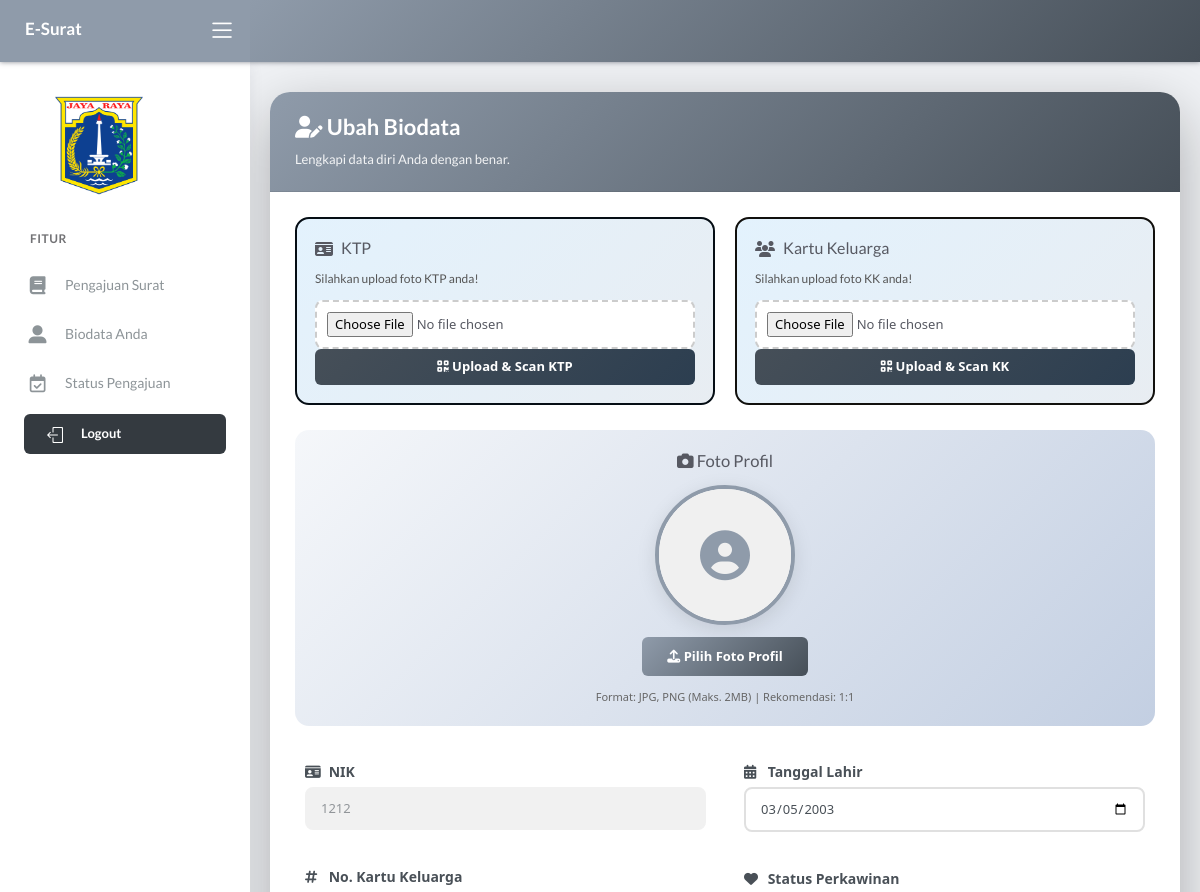
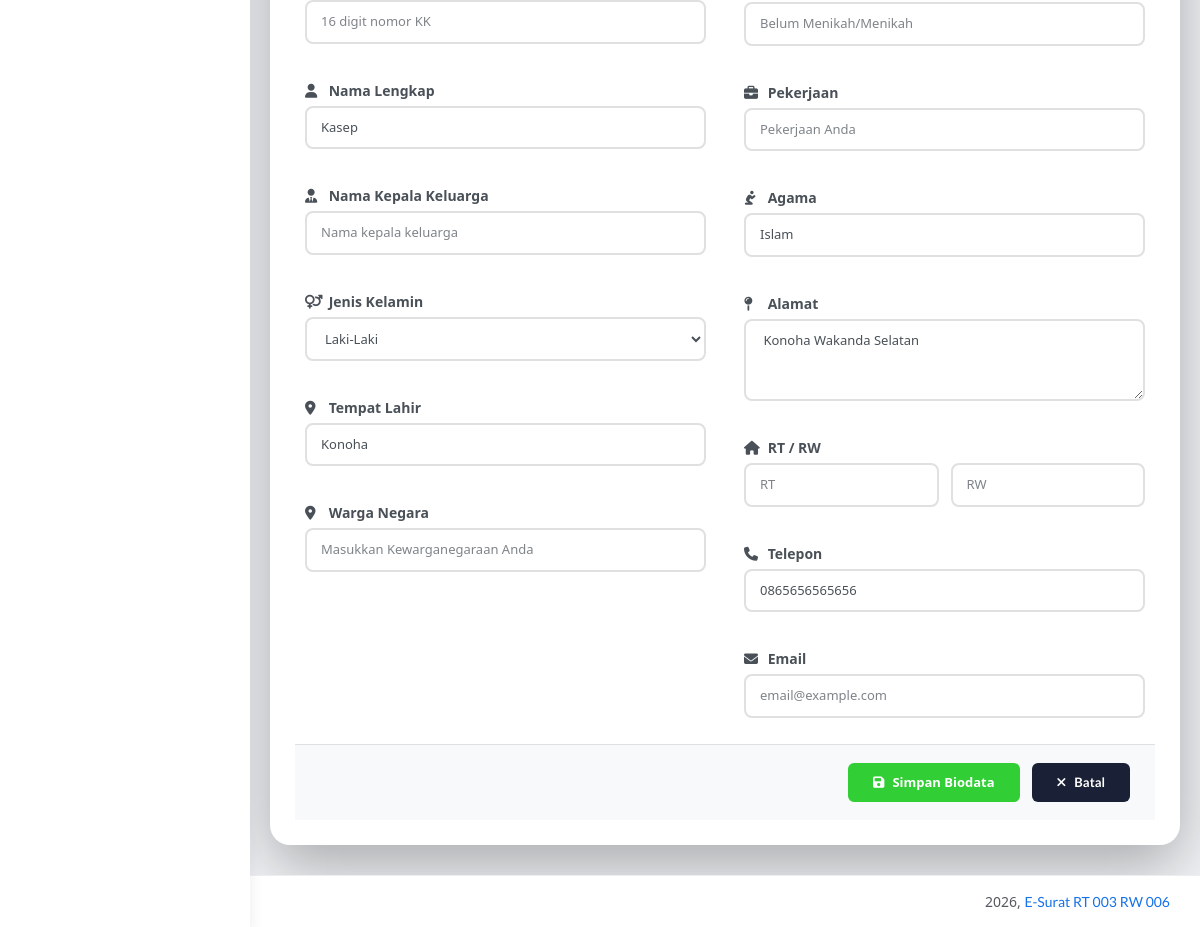
/demo1/main.php?halaman=ubah_pemohon&nik=1212 (signed in), run on the app's committed database (2 pictures, top to bottom).
### tables this page shows
CREATE TABLE `data_user` (
  `nik` varchar(16) NOT NULL,
  `password` varchar(225) NOT NULL,
  `hak_akses` varchar(225) NOT NULL,
  `nama` varchar(30) NOT NULL,
  `tanggal_lahir` date NOT NULL,
  `tempat_lahir` varchar(30) NOT NULL,
  `jekel` varchar(20) NOT NULL,
  `agama` varchar(20) NOT NULL,
  `alamat` text NOT NULL,
  `telepon` varchar(13) NOT NULL,
  `status_warga` varchar(30) NOT NULL
);

### demo1/ubah_pemohon.php (the view, shortened to what this page needs)
<?php
include '../konek.php';
$session_nik = $_SESSION['nik'] ?? '1234';
$query = "SELECT * FROM data_user WHERE nik = '$session_nik'";
$result = mysqli_query($konek, $query);
$data = mysqli_fetch_assoc($result);
$nik_db = $data['nik'] ?? '';
$nama_db = $data['nama'] ?? '';
$no_kk_db = $data['no_kk'] ?? '';
$nama_kk_db = $data['nama_kk'] ?? '';
$tempat_db = $data['tempat_lahir'] ?? '';
$tanggal_db = $data['tanggal_lahir'] ?? '';
$jekel_db = $data['jekel'] ?? '';
$agama_db = $data['agama'] ?? '';
$alamat_db = $data['alamat'] ?? '';
$rt_db = $data['rt'] ?? '';
$rw_db = $data['rw'] ?? '';
$pekerjaan_db = $data['pekerjaan'] ?? '';
$status_perkawinan_db = $data['status_perkawinan'] ?? '';
$warga_negara_db = $data['warga_negara'] ?? '';
$telepon_db = $data['telepon'] ?? '';
$email_db = $data['email'] ?? '';
$foto_profil_db = $data['foto_profil'] ?? '';
$ocr_data = $_SESSION['ocr_data'] ?? [];
$kk_data = $_SESSION['kk_data'] ?? [];
$nik = $nik_db;
$nama = $ocr_data['nama'] ?? $nama_db;
$no_kk = $kk_data['no_kk'] ?? $no_kk_db;
$nama_kk = $kk_data['nama_kk'] ?? $nama_kk_db;
$tempat = $ocr_data['tempat_lahir'] ?? $tempat_db;
$tanggal = $ocr_data['tanggal_lahir'] ?? $tanggal_db;
$jekel = $ocr_data['jekel'] ?? $jekel_db;
$agama = $ocr_data['agama'] ?? $agama_db;
$alamat = $ocr_data['alamat'] ?? $alamat_db;
$rt = $ocr_data['rt'] ?? $rt_db;
$rw = $ocr_data['rw'] ?? $rw_db;
$pekerjaan = $ocr_data['pekerjaan'] ?? $pekerjaan_db;
$status_perkawinan = $ocr_data['status_perkawinan'] ?? $status_perkawinan_db;
$warga_negara = $ocr_data['warga_negara'] ?? $warga_negara_db;
$telepon = $telepon_db;
$email = $email_db;
$foto_profil = $foto_profil_db;
?>
<!DOCTYPE html>
<html lang="id">
<head>
    <link href="css/sweetalert.css" rel="stylesheet" type="text/css">
    <link rel="stylesheet" href="https://cdnjs.cloudflare.com/ajax/libs/font-awesome/6.4.0/css/all.min.css">
</head>
<body>
<div class="page-inner">
    <div class="main-card">
        <div class="card-header">
            <h3><i class="fas fa-user-edit"></i> Ubah Biodata</h3>
            <p>Lengkapi data diri Anda dengan benar.</p>
        </div>
        <div class="card-body">
            <form method="POST" enctype="multipart/form-data" action="">
                <div class="scan-grid">
                    <div class="scan-card ktp">
                        <h4><i class="fas fa-id-card"></i> KTP</h4>
                        <p>Silahkan upload foto KTP anda!</p>
                        <div class="file-input-wrapper">
                            <input type="file" name="foto_ktp_scan" accept="image/*" >
                        </div>
                        <button type="submit" name="submit_scan_ktp" class="btn-scan">
                            <i class="fas fa-qrcode"></i> Upload & Scan KTP
                        </button>
                    </div>
                    <div class="scan-card kk">
                        <h4><i class="fas fa-users"></i> Kartu Keluarga</h4>
                        <p>Silahkan upload foto KK anda!</p>
                        <div class="file-input-wrapper">
                            <input type="file" name="foto_kk_scan" accept="image/*"  >
                        </div>
                        <button type="submit" name="submit_scan_kk" class="btn-scan">
                            <i class="fas fa-qrcode"></i> Upload & Scan KK
                        </button>
                    </div>
                </div>
            </form>
            <form method="POST" enctype="multipart/form-data" action="">
                <div class="photo-section">
                    <h4 style="margin-bottom: 12px;"><i class="fas fa-camera"></i> Foto Profil</h4>
                    <div class="photo-preview" id="photoPreview">
                        <?php if (!empty($foto_profil)): ?>
                            <img src="uploads/profil/<?= htmlspecialchars($foto_profil) ?>" alt="Foto Profil" id="previewImage">
                        <?php else: ?>
                            <div class="photo-placeholder"><i class="fas fa-user-circle"></i></div>
                        <?php endif; ?>
                    </div>
                    <div class="upload-btn-wrapper">
                        <button type="button" class="upload-btn"><i class="fas fa-upload"></i> Pilih Foto Profil</button>
                    </div>
                    <div class="photo-info">Format: JPG, PNG (Maks. 2MB) | Rekomendasi: 1:1</div>
                </div>
                <div class="form-grid">
                    <div>
                        <div class="form-group">
                            <label><i class="fas fa-id-card"></i> NIK</label>
                            <input type="text" name="nik" class="form-control" value="<?= htmlspecialchars($nik) ?>" readonly style="background:#f0f0f0;">
                        </div>
                        <div class="form-group">
                            <label><i class="fas fa-hashtag"></i> No. Kartu Keluarga</label>
                            <input type="text" name="no_kk" class="form-control" value="<?= htmlspecialchars($no_kk) ?>" placeholder="16 digit nomor KK" required>
                        </div>
                        <div class="form-group">
                            <label><i class="fas fa-user"></i> Nama Lengkap</label>
                            <input type="text" name="nama" class="form-control" value="<?= htmlspecialchars($nama) ?>" placeholder="Nama sesuai KTP" required>
                        </div>
                        <div class="form-group">
                            <label><i class="fas fa-user-tie"></i> Nama Kepala Keluarga</label>
                            <input type="text" name="nama_kk" class="form-control" value="<?= htmlspecialchars($nama_kk) ?>" placeholder="Nama kepala keluarga" required>
                        </div>
                        <div class="form-group">
                            <label><i class="fas fa-venus-mars"></i> Jenis Kelamin</label>
                            <select class="form-control" name="jekel" required>
                                <option value="Laki-Laki" <?= ($jekel == 'Laki-Laki') ? 'selected' : '' ?>>Laki-Laki</option>
                            </select>
                        </div>
                        <div class="form-group">
                            <label><i class="fas fa-map-marker-alt"></i> Tempat Lahir</label>
                            <input type="text" name="tempat" class="form-control" value="<?= htmlspecialchars($tempat) ?>" placeholder="Kota tempat lahir" required>
                        </div>
                        <div class="form-group">
                            <label><i class="fas fa-map-marker-alt"></i> Warga Negara</label>
                            <input type="text" name="warga_negara" class="form-control" value="<?= htmlspecialchars($warga_negara) ?>" placeholder="Masukkan Kewarganegaraan Anda" required>
                        </div>
                    </div>
                    <div>
                        <div class="form-group">
                            <label><i class="fas fa-calendar-alt"></i> Tanggal Lahir</label>
                            <input type="date" name="tgl" class="form-control" value="<?= htmlspecialchars($tanggal) ?>" required>
                        </div>
                        <div class="form-group">
                            <label><i class="fas fa-heart"></i> Status Perkawinan</label>
                            <input type="text" name="status_perkawinan" class="form-control" value="<?= htmlspecialchars($status_perkawinan) ?>" placeholder="Belum Menikah/Menikah" required>
                        </div>
                        <div class="form-group">
                            <label><i class="fas fa-briefcase"></i> Pekerjaan</label>
                            <input type="text" name="pekerjaan" class="form-control" value="<?= htmlspecialchars($pekerjaan) ?>" placeholder="Pekerjaan Anda" required>
                        </div>
                        <div class="form-group">
                            <label><i class="fas fa-pray"></i> Agama</label>
                            <input type="text" name="agama" class="form-control" value="<?= htmlspecialchars($agama) ?>" placeholder="Islam/Kristen/Hindu/Buddha" required>
                        </div>
                        <div class="form-group">
                            <label><i class="fas fa-map-pin"></i> Alamat</label>
                            <textarea class="form-control" name="alamat" rows="3" placeholder="Alamat lengkap" required><?= htmlspecialchars($alamat) ?></textarea>
                        </div>
                        <div class="form-group">
                            <label><i class="fas fa-home"></i> RT / RW</label>
                            <div class="rt-rw-group">
                                <input type="text" class="form-control" name="rt" placeholder="RT" value="<?= htmlspecialchars($rt) ?>" required>
                                <input type="text" class="form-control" name="rw" placeholder="RW" value="<?= htmlspecialchars($rw) ?>" required>
                            </div>
                        </div>
                        <div class="form-group">
                            <label><i class="fas fa-phone"></i> Telepon</label>
                            <input type="text" name="telepon" class="form-control" value="<?= htmlspecialchars($telepon) ?>" placeholder="Nomor HP/Telepon" required>
                        </div>
                        <div class="form-group">
                            <label><i class="fas fa-envelope"></i> Email</label>
                            <input type="email" name="email" class="form-control" value="<?= htmlspecialchars($email) ?>" placeholder="email@example.com" required>
                        </div>
                    </div>
                </div>
                <div class="card-action">
                    <button type="submit" name="simpan" class="btn btn-success"><i class="fas fa-save"></i> Simpan Biodata</button>
                    <a href="?halaman=tampil_pemohon" class="btn btn-default"><i class="fas fa-times"></i> Batal</a>
                </div>
            </form>
        </div>
    </div>
</div>
</body>
</html>

### demo1/ubah_pemohon.php (style rules this page uses)
* { margin: 0; padding: 0; box-sizing: border-box; }
body { font-family: 'Segoe UI', Tahoma, Geneva, Verdana, sans-serif; background: #f0f2f5; }
.page-inner { max-width: 1400px; margin: 0 auto; padding: 30px 20px; }
.main-card { background: white; border-radius: 20px; box-shadow: 0 20px 60px rgba(0,0,0,0.3); overflow: hidden; }
.card-header { background: linear-gradient(135deg, #8f9baaff 0%, #464f58ff 100%); padding: 20px 25px; color: white; }
.card-header h3 { margin: 0; font-size: 22px; font-weight: 600; }
.card-header p { margin: 5px 0 0; opacity: 0.9; font-size: 13px; }
.card-body { padding: 25px; }
.scan-grid { display: grid; grid-template-columns: 1fr 1fr; gap: 20px; margin-bottom: 25px; }
.scan-card { border-radius: 14px; padding: 18px; border: 2px solid #e0e0e0; background: #fafafa; }
.scan-card.ktp { background: linear-gradient(135deg, #e3f2fd 0%, #e8edf2 100%); border-color: #050d14; }
.scan-card.kk { background: linear-gradient(135deg, #e3f2fd 0%, #e8edf2 100%); border-color: #11100d; }
.scan-card h4 { font-size: 16px; margin-bottom: 8px; display: flex; align-items: center; gap: 8px; }
.scan-card p { font-size: 12px; color: #555; margin-bottom: 10px; }
.file-input-wrapper input[type="file"] { width: 100%; padding: 10px; border: 2px dashed #ccc; border-radius: 8px; background: white; cursor: pointer; font-size: 13px; }
.btn-scan { background: linear-gradient(135deg, #464f58ff 0%, #2c3e50 100%); color: white; border: none; padding: 8px 16px; border-radius: 6px; font-weight: 600; cursor: pointer; transition: transform 0.2s; width: 100%; font-size: 13px; }
.photo-section { background: linear-gradient(135deg, #f5f7fa 0%, #c3cfe2 100%); border-radius: 14px; padding: 20px; margin-bottom: 25px; text-align: center; }
.photo-preview { width: 140px; height: 140px; border-radius: 50%; overflow: hidden; margin: 0 auto 12px; background: white; border: 4px solid #8f9baaff; box-shadow: 0 5px 20px rgba(0,0,0,0.1); }
.photo-placeholder { width: 100%; height: 100%; display: flex; align-items: center; justify-content: center; font-size: 50px; color: #8f9baaff; background: #f0f0f0; }
.upload-btn-wrapper { position: relative; overflow: hidden; display: inline-block; }
.upload-btn { background: linear-gradient(135deg, #8f9baaff 0%, #464f58ff 100%); color: white; padding: 10px 25px; border-radius: 6px; border: none; font-weight: 600; cursor: pointer; font-size: 13px; }
.photo-info { font-size: 11px; color: #666; margin-top: 8px; }
.form-grid { display: grid; grid-template-columns: 1fr 1fr; gap: 18px; }
.form-group { margin-bottom: 16px; }
.form-group label { display: block; font-weight: 600; margin-bottom: 5px; color: #333; font-size: 12px; }
.form-group label i { width: 20px; }
.form-control { width: 100%; padding: 10px 14px; border: 2px solid #e0e0e0; border-radius: 8px; font-size: 13px; transition: all 0.3s; background: white; }
textarea.form-control { resize: vertical; min-height: 70px; }
.rt-rw-group { display: flex; gap: 12px; }
.rt-rw-group .form-control { flex: 1; }
.card-action { padding: 18px 25px; background: #f8f9fa; border-top: 1px solid #e0e0e0; display: flex; gap: 12px; justify-content: flex-end; }
.btn { padding: 10px 25px; border-radius: 6px; font-weight: 600; text-decoration: none; display: inline-flex; align-items: center; gap: 8px; transition: all 0.3s; cursor: pointer; border: none; font-size: 13px; }
.btn-success { background: linear-gradient(135deg, #28a745 0%, #20c997 100%); color: white; }
.btn-default { background: #6c757d; color: white; }

### data on the page
data_user: nik "1212", nama "Kasep", jekel "Laki-Laki", tempat "Konoha", tgl "03/05/2003", agama "Islam", alamat "Konoha Wakanda Selatan", telepon "0865656565656"
